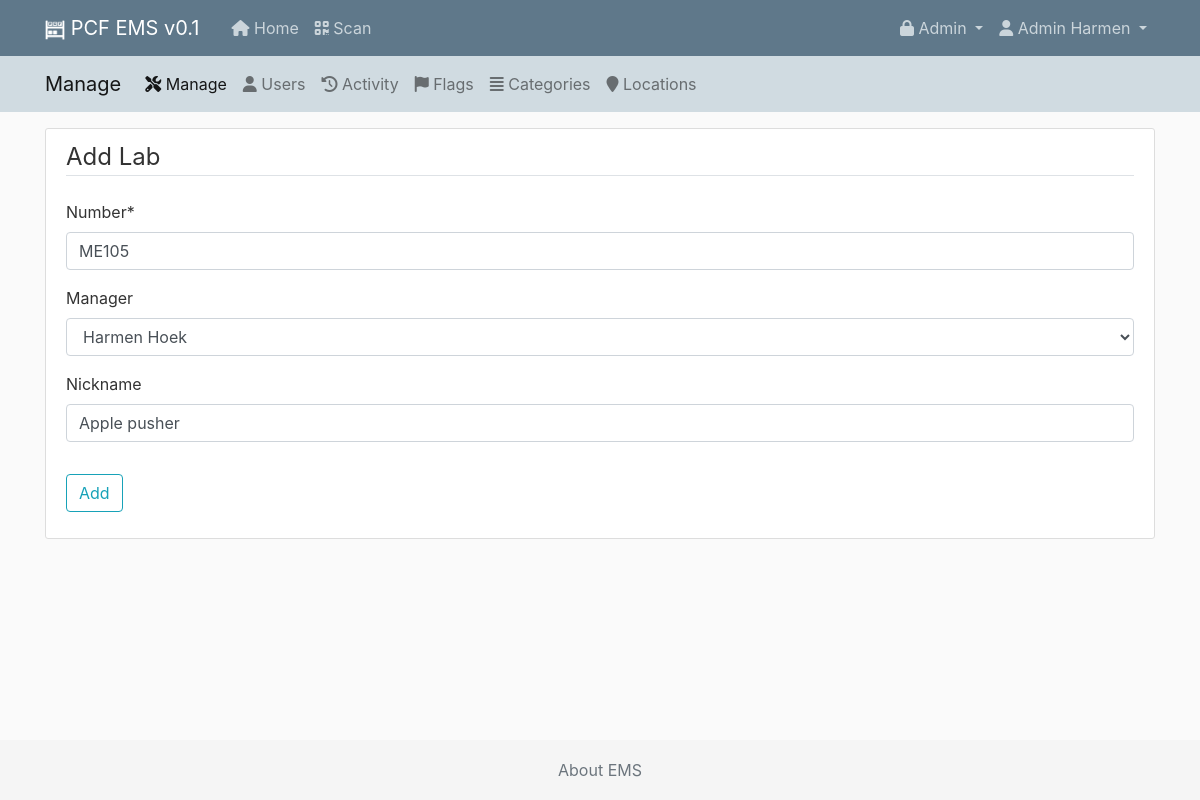
/manage/lab/1/update/ (signed in), run on the app's committed database.
### ems/models.py (models this page shows, shortened)
class Lab(models.Model):
    number = models.CharField(max_length=5)
    manager = models.ForeignKey(User, on_delete=models.SET_NULL, null=True, blank=True, default=2, limit_choices_to={'is_superuser': False})
    nickname = models.CharField(max_length=20, default='', null=True, blank=True)
    history = HistoricalRecords()

### ems_manage/views.py (the view)
# urls.py: path('lab/<int:pk>/update/', LabUpdateView.as_view(), name='manage-labs-update'),
@method_decorator(staff_member_required, name='dispatch') #only staff can add new
class LabUpdateView(SuccessMessageMixin, LoginRequiredMixin, UpdateView):
    model = Lab
    success_message = "Lab <b>%(number)s (%(nickname)s)</b> was updated successfully."
    success_url = reverse_lazy('manage-locations')
    fields = ['number', 'manager', 'nickname']
    template_name = 'ems_manage/lab_form.html'

### ems/models.py (called while the page is built)
def get_first_name(self):
    return f'{self.first_name} {self.last_name}'

### ems_manage/templates/ems_manage/lab_form.html (shortened to what this page needs)
{% extends "ems_manage/manage_base.html" %}
{% load crispy_forms_tags %}
{% block content %}
   <div class="content-section">
      <form method="POST" enctype="multipart/form-data">
           <fieldset class="form-group">
               <legend class="border-bottom mb-4">Add Lab</legend>
               {{ form|crispy }}
           </fieldset>
           <div class="form-group">
               <button class="btn btn-outline-info" type="submit">Add</button>
           </div>
       </form>
   </div>
{% endblock content %}

### ems/templates/ems/base.html (shortened to what this page needs)
{% load static %}
<!DOCTYPE html>
<html>
<head>
    {% load bootstrap4 %}
    {% bootstrap_css %}
    <link href="https://cdn.datatables.net/responsive/2.2.6/css/responsive.dataTables.min.css" rel="stylesheet">
    <link href="https://cdn.datatables.net/1.10.22/css/dataTables.bootstrap4.min.css" rel="stylesheet">
    <link rel="stylesheet" type="text/css" href="{% static 'ems/main.css' %}">
</head>
<body>
<header class="site-header">
    <nav class="navbar navbar-expand-md navbar-dark bg-steel fixed-top">
        <div class="container">
            <a class="navbar-brand mr-4" href="/">
                <img class="align-middle" style="height:1em;" src="{% static 'ems/favicon_white_192x192.png' %}" />
                PCF EMS v0.1
            </a>
            <div class="navbar-nav mr-auto">
                {% if user.is_authenticated %}
                    <a class="nav-item nav-link d-none d-md-block" href="{% url 'ems-home' %}"><i class="fas fa-home"></i> Home</a>
                    <a class="nav-item nav-link" href="{% url 'ems-scanner' %}"><i class="fas fa-qrcode"></i> Scan</a>
                {% endif %}
            </div>
            <div class="collapse navbar-collapse" id="navbarToggle">
                <div class="navbar-nav">
                    {% if user.is_staff %}
                    <li class="nav-item dropdown">
                            <a class="nav-link dropdown-toggle" href="#" id="navbarDropdown" role="button"
                               data-toggle="dropdown" aria-haspopup="true" aria-expanded="false">
                                <i class="fas fa-lock"></i> Admin
                            </a>
                        </li>
                    {% endif %}
                    {% if user.is_authenticated %}
                        <li class="nav-item dropdown">
                            <a class="nav-link dropdown-toggle" href="#" id="navbarDropdown" role="button"
                               data-toggle="dropdown" aria-haspopup="true" aria-expanded="false">
                                <i class="fas fa-user"></i> {{ user.first_name }} {{ user.last_name }}
                            </a>
                        </li>
                    {% else %}
                        <a class="nav-item nav-link" href="{% url 'login' %}">Login</a>
                    {% endif %}
                </div>
            </div>
        </div>
    </nav>
</header>
    {% block secondheader %}{% endblock secondheader %}
<main role="main" class="container">
    <div class="row">
        <div class="col-md-12">
            {% block content %}{% endblock %}
        </div>
    </div>
</main>
<footer class="footer">
    <div class="container text-center">
        <span class="text-muted"><a class="text-muted" href="{% url 'ems-about' %}">About EMS</a></span>
    </div>
</footer>
</body>
</html>

### ems/static/ems/main.css (style rules this page uses)
body { background: #fafafa; color: #333333; margin-top: 5rem; }
.bg-steel { background-color: #5f788a; }
.site-header .navbar-nav .nav-link { color: #cbd5db; }
.content-section { background: #ffffff; padding: 10px 20px; border: 1px solid #dddddd; border-radius: 3px; margin-bottom: 20px; }
html { position: relative; min-height: 100%; }
body { margin-bottom: 60px; }
.footer { position: absolute; bottom: 0; width: 100%; height: 60px; line-height: 60px; background-color: #f5f5f5; }

### data on the page
Lab: number "ME105", manager "Harmen Hoek", nickname "Apple pusher"

### other printed values
{{ user.first_name }} "Admin"
{{ user.last_name }} "Harmen"
